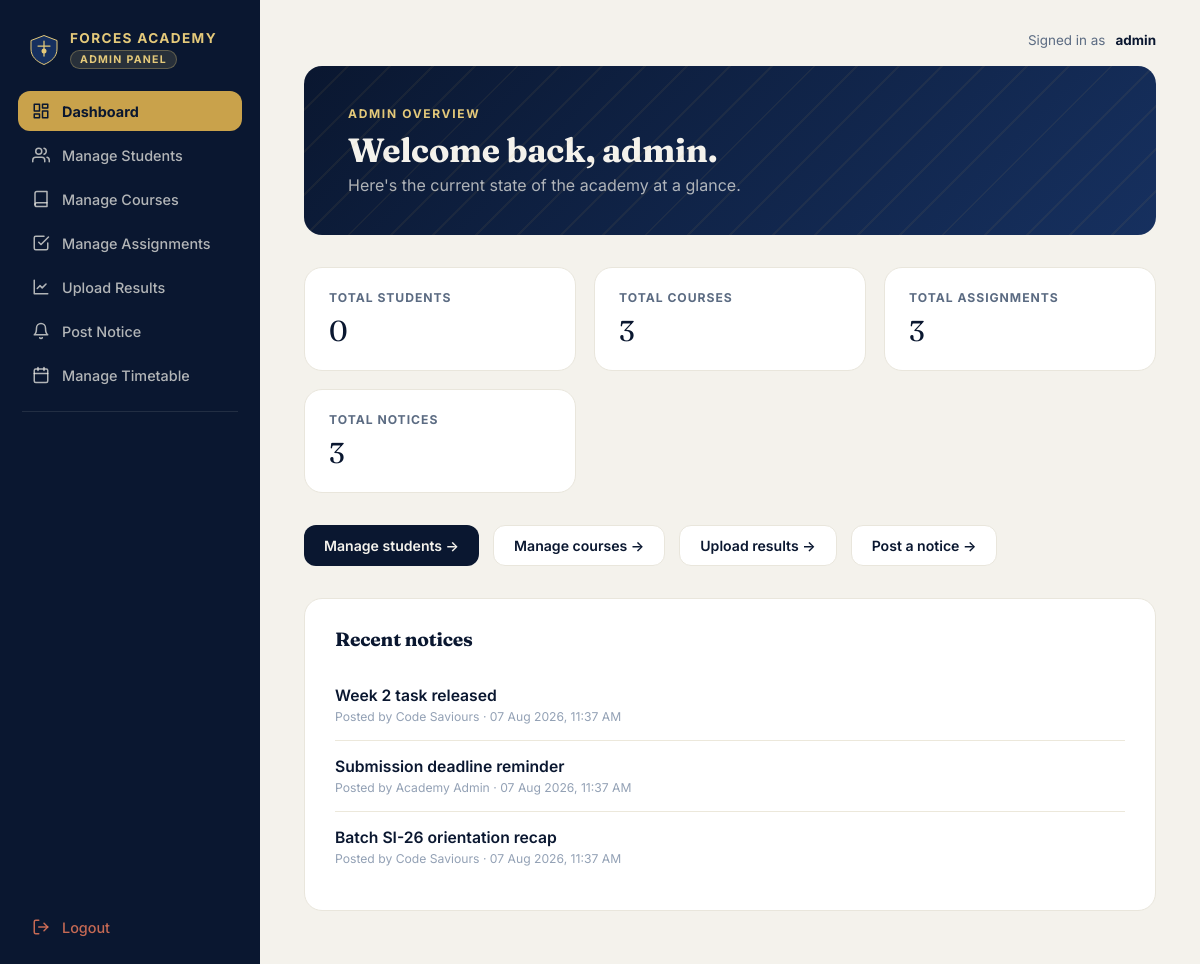
Page /admin/dashboard.php (signed in) on the committed database.
### tables this page shows
CREATE TABLE IF NOT EXISTS notices (
  id          INT(11) NOT NULL AUTO_INCREMENT,
  title       VARCHAR(200) NOT NULL,
  content     TEXT,
  posted_by   VARCHAR(100) DEFAULT NULL,
  created_at  TIMESTAMP NOT NULL DEFAULT CURRENT_TIMESTAMP,
  PRIMARY KEY (id)
);

### admin/dashboard.php (the view, shortened to what this page needs)
<?php
require_once '../config/db.php';
function count_rows($conn, $table) {
    $count = 0;
    if ($result = mysqli_query($conn, "SELECT COUNT(*) AS c FROM {$table}")) {
        $count = (int) mysqli_fetch_assoc($result)['c'];
    }
    return $count;
}
$total_students    = count_rows($conn, 'students');
$total_courses     = count_rows($conn, 'courses');
$total_assignments = count_rows($conn, 'assignments');
$total_notices     = count_rows($conn, 'notices');
$recent_notices = [];
if ($result = mysqli_query($conn, "SELECT title, posted_by, created_at FROM notices ORDER BY created_at DESC LIMIT 3")) {
    while ($row = mysqli_fetch_assoc($result)) {
        $recent_notices[] = $row;
    }
}
?>
<!DOCTYPE html>
<html lang="en">
<head>
<?php include 'includes/head.php'; ?>
</head>
<body>
<div class="app-shell">
    <?php include 'includes/sidebar.php'; ?>
    <main class="main-content">
        <div class="admin-meta">
            Signed in as <strong><?php echo htmlspecialchars($_SESSION['admin_username']); ?></strong>
        </div>
        <div class="welcome-banner">
            <p class="eyebrow">Admin Overview</p>
            <h2>Welcome back, <?php echo htmlspecialchars($_SESSION['admin_username']); ?>.</h2>
            <p>Here's the current state of the academy at a glance.</p>
        </div>
        <div class="stat-grid">
            <div class="stat-card">
                <div class="stat-label">Total students</div>
                <div class="stat-value"><?php echo $total_students; ?></div>
            </div>
            <div class="stat-card">
                <div class="stat-label">Total courses</div>
                <div class="stat-value"><?php echo $total_courses; ?></div>
            </div>
            <div class="stat-card">
                <div class="stat-label">Total assignments</div>
                <div class="stat-value"><?php echo $total_assignments; ?></div>
            </div>
            <div class="stat-card">
                <div class="stat-label">Total notices</div>
                <div class="stat-value"><?php echo $total_notices; ?></div>
            </div>
        </div>
        <div class="quick-links">
            <a href="students.php" class="quick-link-btn">Manage students →</a>
            <a href="courses.php" class="quick-link-btn ghost">Manage courses →</a>
            <a href="results.php" class="quick-link-btn ghost">Upload results →</a>
            <a href="notices.php" class="quick-link-btn ghost">Post a notice →</a>
        </div>
        <div class="panel">
            <h3>Recent notices</h3>
            <?php if (empty($recent_notices)): ?>
                <p class="muted">No notices posted yet. Use "Post Notice" to add one.</p>
            <?php else: ?>
                <?php foreach ($recent_notices as $n): ?>
                    <div class="notice-row">
                        <div class="notice-title"><?php echo htmlspecialchars($n['title']); ?></div>
                        <div class="notice-meta">
                            Posted by <?php echo htmlspecialchars($n['posted_by'] ?: 'Academy Staff'); ?> ·
                            <?php echo htmlspecialchars(date('d M Y, g:i A', strtotime($n['created_at']))); ?>
                        </div>
                    </div>
                <?php endforeach; ?>
            <?php endif; ?>
        </div>
    </main>
</div>
</body>
</html>

### css/style.css (style rules this page uses)
:root { --navy-950: #0a1730; --navy-800: #10234a; --navy-700: #16305f; --navy-600: #1d3d75; --gold-500: #c9a24b; --gold-300: #e4c97a; --gold-100: #f7ecd2; --paper: #f4f2ec; --paper-dim: #e9e6dc; --ink: #1b2430; --slate: #5b6b82; --slate-light: #93a1b5; --success: #2e7d5b; --danger: #b3432b; --radius-lg: 18px; --radius-md: 12px; --shadow-soft: 0 20px 50px -20px rgba(10, 23, 48, 0.35); }
* { box-sizing: border-box; }
body { font-family: "Inter", -apple-system, BlinkMacSystemFont, "Segoe UI", sans-serif; background: var(--paper); color: var(--ink); margin: 0; min-height: 100vh; }
h1, h2, h3, h4, .display-font { font-family: "Fraunces", "Georgia", serif; letter-spacing: -0.01em; }
a { color: var(--navy-700); }
.welcome-banner { background: linear-gradient(135deg, var(--navy-950), var(--navy-700)); color: var(--paper); border-radius: var(--radius-lg); padding: 40px 44px; margin-bottom: 32px; position: relative; overflow: hidden; }
.welcome-banner::after { content: ""; position: absolute; inset: 0; background: repeating-linear-gradient( 135deg, rgba(201,162,75,0.07) 0px, rgba(201,162,75,0.07) 2px, transparent 2px, transparent 30px ); }
.welcome-banner .eyebrow { color: var(--gold-300); text-transform: uppercase; letter-spacing: 0.14em; font-size: 0.75rem; font-weight: 700; position: relative; }
.welcome-banner h2 { font-size: 2.1rem; margin: 8px 0 4px; position: relative; }
.welcome-banner p { color: rgba(244,242,236,0.7); margin: 0; position: relative; }
.stat-grid { display: grid; grid-template-columns: repeat(3, 1fr); gap: 18px; margin-bottom: 32px; }
.stat-card { background: #fff; border: 1px solid var(--paper-dim); border-radius: var(--radius-lg); padding: 22px 24px; }
.stat-card .stat-label { font-size: 0.76rem; text-transform: uppercase; letter-spacing: 0.08em; color: var(--slate); font-weight: 700; margin-bottom: 8px; }
.stat-card .stat-value { font-family: "Fraunces", serif; font-size: 1.8rem; color: var(--navy-950); }
.panel { background: #fff; border: 1px solid var(--paper-dim); border-radius: var(--radius-lg); padding: 28px 30px; }
.panel h3 { margin-top: 0; color: var(--navy-950); font-size: 1.2rem; }
.app-shell { display: flex; min-height: 100vh; }
.main-content { margin-left: 260px; flex: 1; min-width: 0; padding: 40px 44px 60px; }
.quick-links { display: flex; gap: 14px; margin: 4px 0 32px; flex-wrap: wrap; }
.quick-link-btn { display: inline-flex; align-items: center; gap: 8px; background: var(--navy-950); color: var(--paper); text-decoration: none; font-weight: 600; font-size: 0.88rem; padding: 11px 20px; border-radius: var(--radius-md); transition: background 0.15s ease; }
.quick-link-btn.ghost { background: #fff; color: var(--navy-950); border: 1.5px solid var(--paper-dim); }
.notice-row { padding: 16px 0; border-bottom: 1px solid #ece8db; }
.notice-row:last-child { border-bottom: none; }
.notice-row .notice-title { color: var(--navy-950); font-weight: 600; font-size: 0.98rem; }
.notice-row .notice-meta { color: var(--slate-light); font-size: 0.76rem; margin-top: 4px; }
.admin-meta { display: flex; align-items: center; justify-content: flex-end; gap: 10px; color: var(--slate); font-size: 0.84rem; margin: -8px 0 18px; }
.admin-meta strong { color: var(--navy-950); }

### rows in the picture
notices: title "Week 2 task released", posted_by "Code Saviours", created_at "07 Aug 2026, 11:37 AM"
notices: title "Submission deadline reminder", posted_by "Academy Admin", created_at "07 Aug 2026, 11:37 AM"
notices: title "Batch SI-26 orientation recap", posted_by "Code Saviours", created_at "07 Aug 2026, 11:37 AM"

### other values in the picture
$_SESSION['admin_username'] "admin"
$total_students "0"
$total_courses "3"
$total_assignments "3"
$total_notices "3"
